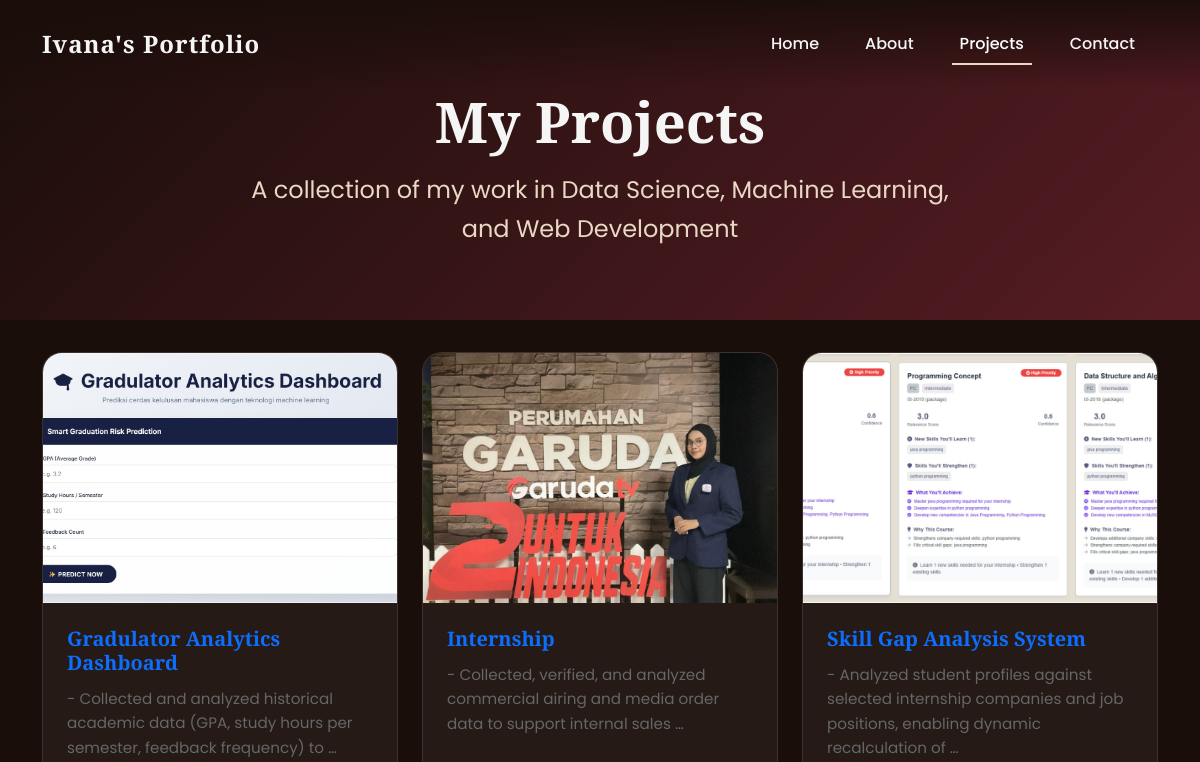
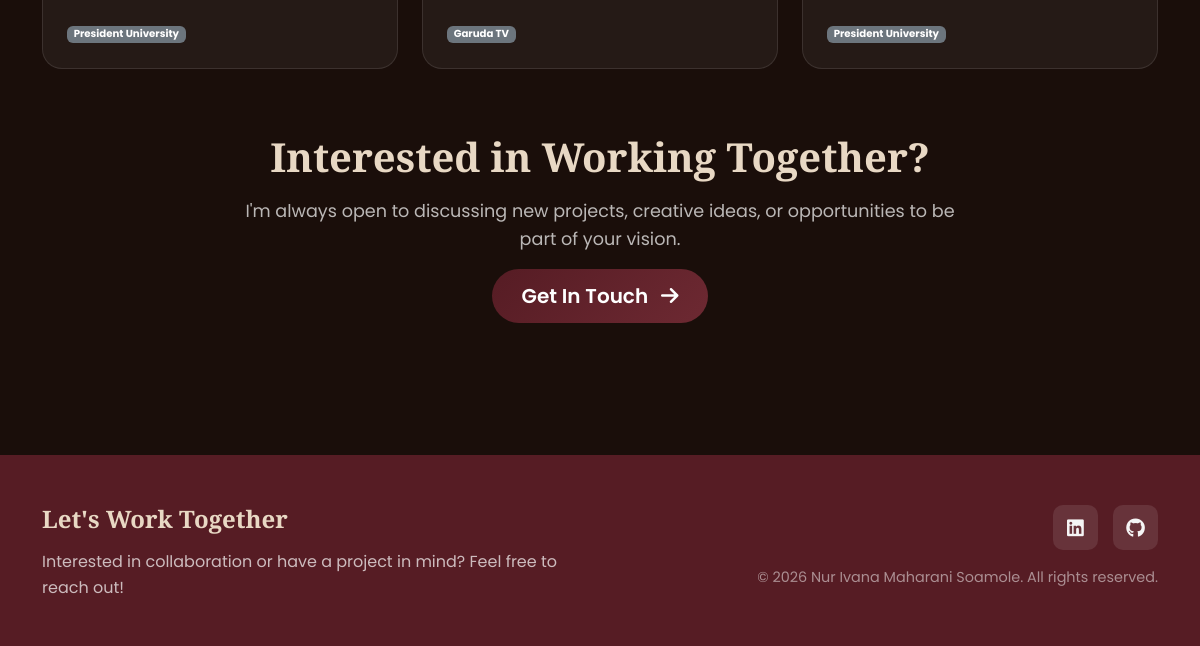
The page /projects/ on the database as committed earlier (2 pictures, top to bottom).
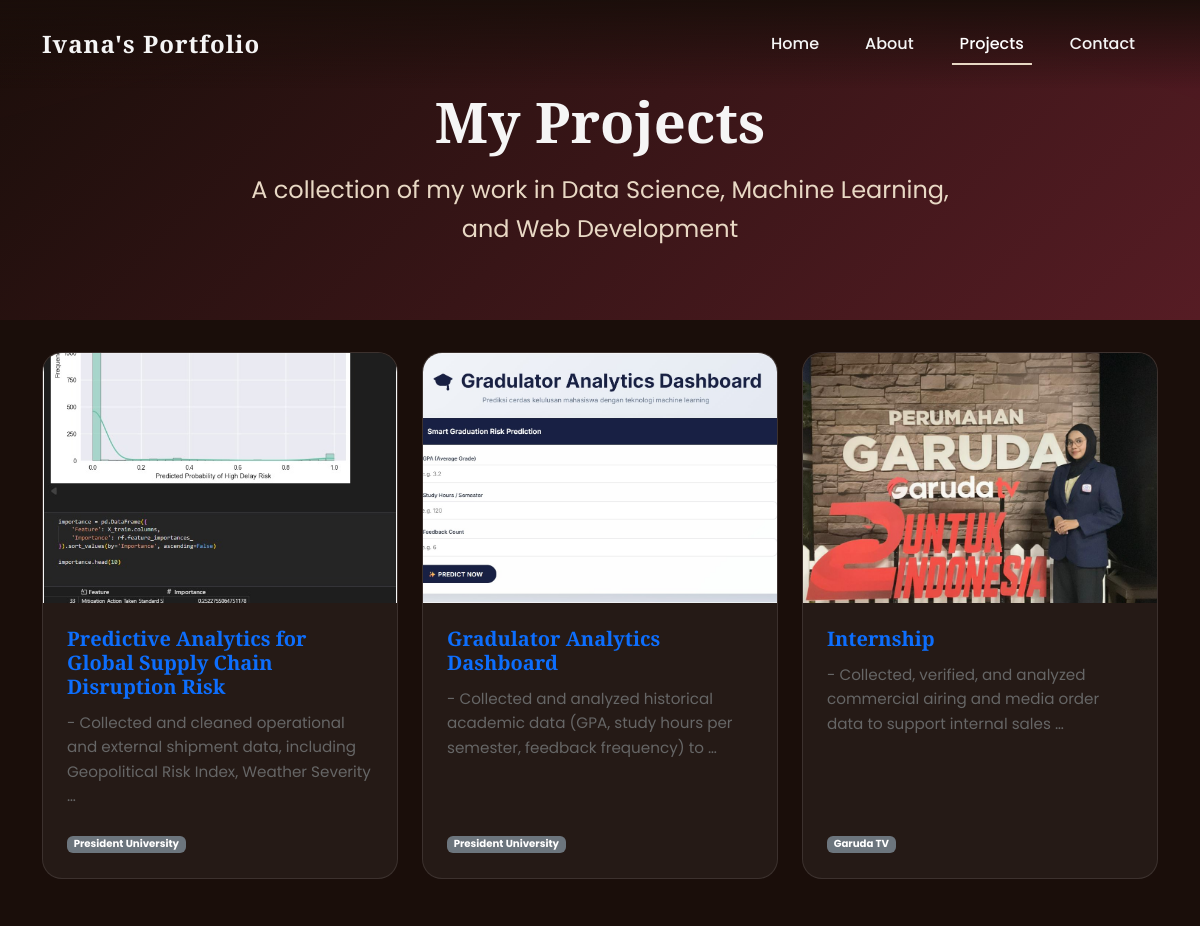
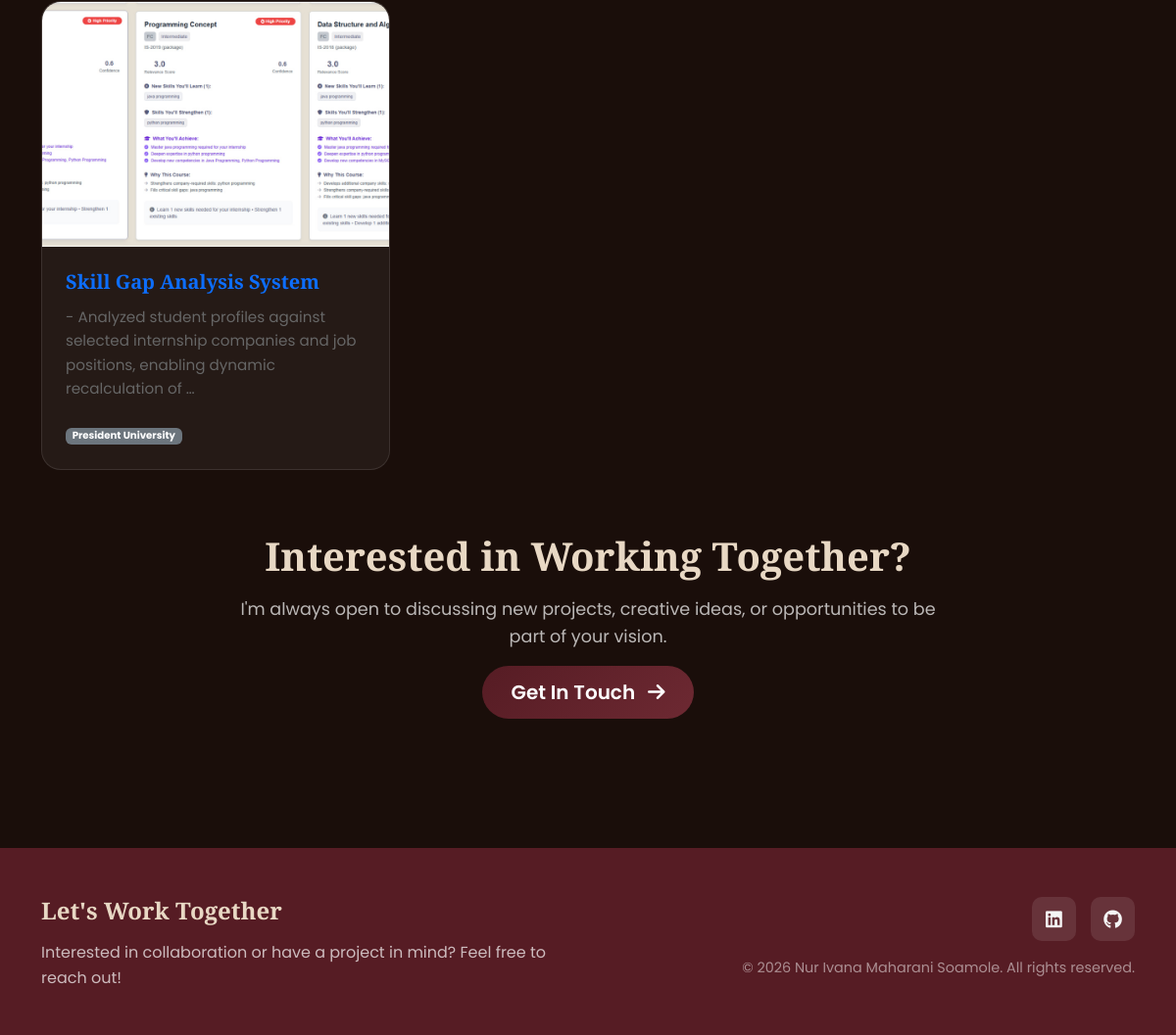
The same page on the database as committed later (2 pictures, top to bottom).
### myapp/models.py (models this page shows, shortened)
class Project(models.Model):
    title = models.CharField(max_length=200)
    slug = models.SlugField(max_length=200, unique=True, blank=True)
    description = models.TextField()
    tech_stack = models.CharField(max_length=300, help_text="Comma-separated tech stack")
    skills_used = models.TextField(help_text="Skills yang digunakan dalam project")
    tools_used = models.TextField(help_text="Tools yang digunakan dalam project")
    role = models.CharField(max_length=200, help_text="Peran Anda dalam project ini")
    category = models.CharField(max_length=100, blank=True, help_text="Kategori project")
    start_date = models.DateField(blank=True, null=True, help_text="Tanggal mulai project")
    end_date = models.DateField(blank=True, null=True, help_text="Tanggal selesai project")
    github_link = models.URLField(blank=True)
    demo_link = models.URLField(blank=True, null=True)
    image = models.ImageField(upload_to='projects/', blank=True, null=True, help_text="Featured/Thumbnail image")
    created_at = models.DateTimeField(auto_now_add=True)
    is_featured = models.BooleanField(default=False, help_text="Tampilkan di homepage")
    class Meta:
        ordering = ['-created_at']
    def get_tech_stack_list(self):
        return [tech.strip() for tech in self.tech_stack.split(',') if tech.strip()]

### myapp/views.py (the view)
# urls.py: path('projects/', views.projects, name='projects'),
def projects(request):
    projects = Project.objects.all()
    context = {
        'projects': projects
    }
    return render(request, 'projects.html', context)

### templates/projects.html (shortened to what this page needs)
{% extends "base.html" %}
{% load static %}
{% block content %}
<section class="hero-section d-flex align-items-center" style="min-height: 40vh; padding: 3rem 0 2rem;">
    <div class="container">
        <div class="row">
            <div class="col-lg-8 mx-auto text-center">
                <h1 class="hero-title mb-3">My Projects</h1>
                <p class="hero-subtitle mb-0">
                    A collection of my work in Data Science, Machine Learning, and Web Development
                </p>
            </div>
        </div>
    </div>
</section>
<section class="featured-projects py-4">
    <div class="container">
        {% if projects %}
        <div class="row g-4">
            {% for project in projects %}
            <div class="col-lg-4 col-md-6 col-sm-12 mb-4">
                <a href="{% url 'myapp:project_detail' project.id %}" class="text-decoration-none">
                    <div class="project-preview-card">
                        <div class="project-preview-image">
                            {% if project.image %}
                            <img src="{{ project.image.url }}" alt="{{ project.title }}">
                            {% else %}
                            <img src="{% static 'images/placeholder.jpg' %}" alt="{{ project.title }}">
                            {% endif %}
                        </div>
                        <div class="project-preview-content">
                            <h4>{{ project.title }}</h4>
                            <p class="project-description">{{ project.description|truncatewords:15 }}</p>
                            <div class="tech-stack mt-2">
                                {% for tech in project.get_tech_stack_list %}
                                <span class="badge bg-secondary me-1">{{ tech }}</span>
                                {% endfor %}
                            </div>
                        </div>
                    </div>
                </a>
            </div>
            {% endfor %}
        </div>
        {% else %}
        <div class="text-center py-4">
            <i class="fas fa-folder-open fa-5x text-muted mb-3"></i>
            <h3>No Projects Yet</h3>
            <p class="text-muted">Projects will be added soon. Stay tuned!</p>
        </div>
        {% endif %}
    </div>
</section>
<section class="cta-section py-4">
    <div class="container">
        <div class="row">
            <div class="col-lg-8 mx-auto text-center">
                <h2 class="section-title mb-3">Interested in Working Together?</h2>
                <p class="section-subtitle mb-3">
                    I'm always open to discussing new projects, creative ideas, or opportunities to be part of your vision.
                </p>
                <a href="{% url 'myapp:contact' %}" class="btn btn-primary btn-lg">
                    Get In Touch <i class="fas fa-arrow-right ms-2"></i>
                </a>
            </div>
        </div>
    </div>
</section>
{% endblock %}

Rows that differ between the two databases and show on the page:
added Project: image (picture), title "Predictive Analytics for Global Supply Chain Disruption Risk", description "- Collected and cleaned operational and external shipment data, including Geopolitical Risk Index, Weather Severity …", get_tech_stack_list "President University"
